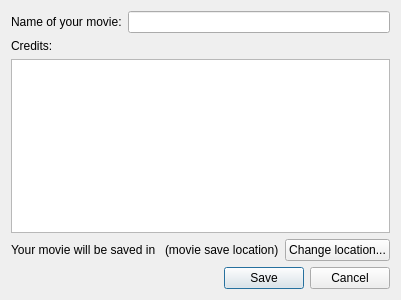
<?xml version="1.0" encoding="UTF-8"?>
<ui version="4.0">
 <class>SaveFinalMovieDialog</class>
 <widget class="QDialog" name="SaveFinalMovieDialog">
  <property name="windowModality">
   <enum>Qt::WindowModal</enum>
  </property>
  <property name="geometry">
   <rect>
    <x>0</x>
    <y>0</y>
    <width>400</width>
    <height>300</height>
   </rect>
  </property>
  <property name="windowTitle">
   <string>Save Final Movie</string>
  </property>
  <layout class="QVBoxLayout" name="verticalLayout">
   <item>
    <layout class="QHBoxLayout" name="horizontalLayout">
     <item>
      <widget class="QLabel" name="label">
       <property name="text">
        <string>Name of your movie:</string>
       </property>
      </widget>
     </item>
     <item>
      <widget class="QLineEdit" name="movieTitleLineEdit"/>
     </item>
    </layout>
   </item>
   <item>
    <widget class="QLabel" name="label_2">
     <property name="text">
      <string>Credits:</string>
     </property>
    </widget>
   </item>
   <item>
    <widget class="QPlainTextEdit" name="creditsPlainTextEdit">
     <property name="plainText">
      <string/>
     </property>
     <property name="placeholderText">
      <string>Put your names here to make a credits screen!</string>
     </property>
    </widget>
   </item>
   <item>
    <layout class="QHBoxLayout" name="horizontalLayout_2">
     <item>
      <widget class="QLabel" name="movieSaveLocationLabel">
       <property name="text">
        <string>Your movie will be saved in </string>
       </property>
      </widget>
     </item>
     <item>
      <widget class="QLabel" name="label_4">
       <property name="text">
        <string>(movie save location)</string>
       </property>
      </widget>
     </item>
     <item>
      <spacer name="horizontalSpacer">
       <property name="orientation">
        <enum>Qt::Horizontal</enum>
       </property>
       <property name="sizeHint" stdset="0">
        <size>
         <width>40</width>
         <height>20</height>
        </size>
       </property>
      </spacer>
     </item>
     <item>
      <widget class="QPushButton" name="changeLocationButton">
       <property name="text">
        <string>Change location...</string>
       </property>
      </widget>
     </item>
    </layout>
   </item>
   <item>
    <widget class="QDialogButtonBox" name="buttonBox">
     <property name="orientation">
      <enum>Qt::Horizontal</enum>
     </property>
     <property name="standardButtons">
      <set>QDialogButtonBox::Cancel|QDialogButtonBox::Save</set>
     </property>
    </widget>
   </item>
  </layout>
 </widget>
 <resources/>
 <connections>
  <connection>
   <sender>buttonBox</sender>
   <signal>accepted()</signal>
   <receiver>SaveFinalMovieDialog</receiver>
   <slot>accept()</slot>
   <hints>
    <hint type="sourcelabel">
     <x>248</x>
     <y>254</y>
    </hint>
    <hint type="destinationlabel">
     <x>157</x>
     <y>274</y>
    </hint>
   </hints>
  </connection>
  <connection>
   <sender>buttonBox</sender>
   <signal>rejected()</signal>
   <receiver>SaveFinalMovieDialog</receiver>
   <slot>reject()</slot>
   <hints>
    <hint type="sourcelabel">
     <x>316</x>
     <y>260</y>
    </hint>
    <hint type="destinationlabel">
     <x>286</x>
     <y>274</y>
    </hint>
   </hints>
  </connection>
 </connections>
</ui>
